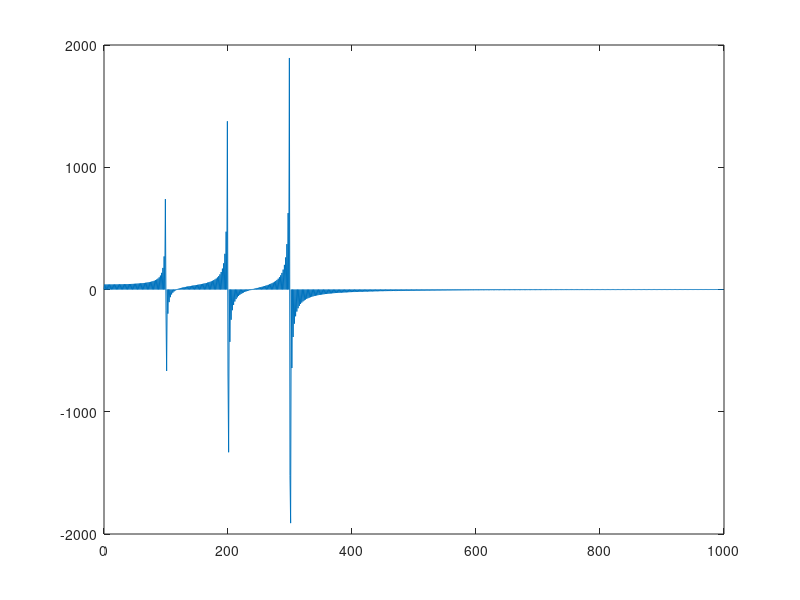

Here is the MATLAB script that generated this plot: (Note: a time limit stopped this script after it produced the figure.)
clear all;
close all;
N = 1000;
k = 0:N-1;
n = 0:N-1;
fs = 1000;
t = 0:1/1000:1-1/1000;
f1 = 50;
f2 = 100;
f3 = 150;
A1 = 50;
A2 = 100;
A3 = 150;
x = A1*sin(2*pi*f1*t)+A2*sin(2*pi*f2*t)+A3*sin(2*pi*f3*t);
A = zeros(N, N);
A(1, :) = sqrt(1/N);
for k = 0:N-1
    if k == 0
        sk = sqrt(1/N);     % Wartość sk dla k = 0
    else
        sk = sqrt(2/N);     % Wartość sk dla k != 0
    end
    wk = sk*cos(pi*k/N*(n+0.5));
    
    A(k+1, :) = wk;
end
S = A';
counter = 1;
for i = 1:N
    plot(1:N, A(i, :), "b-");
    hold on
    plot(1:N, S(:, i), "r--");
    title(counter);
    counter = counter + 1;
    %pause()
    clf;
end

y = A*x';
figure;
f=(0:N-1)*fs/N;
plot(f, y)
xs = S*y;
figure
plot(t, x, "b-")
hold on
plot(t, xs, "r--")
f4 = 105;
x2 = A1*sin(2*pi*f1*t)+A2*sin(2*pi*f4*t)+A3*sin(2*pi*f3*t);
y2 = A*x2';
xs2 = S*y2;
figure;
plot(f, y2);
title("y ---> f2 = 105Hz")

figure
plot(t, x2, "b-")
hold on
plot(t, xs2, "r-")
title("x, xs ---> f2 = 105Hz")

x3 = A1*sin(2*pi*52.5*t)+A2*sin(2*pi*102.5*t)+A3*sin(2*pi*152.5*t);
y3 = A*x3';
xs3 = S*y3;

figure;
plot(f, y3);
title("y ---> f1,f2,f3 + 2.5Hz")

figure
plot(t, x3, "b-")
hold on
plot(t, xs3, "r-")
title("x, xs ---> f1,f2,f3 + 2.5Hz")
